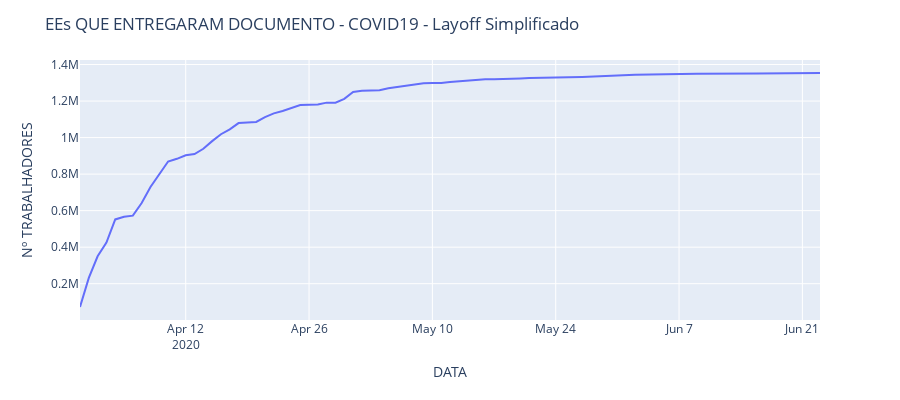

Notebook cell for this chart:
### Code cell
fig = px.line(df_layoff, x='DATA', y='Nº TRABALHADORES', height=400)
fig.update_layout(title='EEs QUE ENTREGARAM DOCUMENTO - COVID19 - Layoff Simplificado')
fig.show()

### Figure 1 — Plotly figure (JSON) as saved in the notebook; plotly's stock layout.template omitted (floating-point values rounded to 4 significant figures)
{"data": [{"hovertemplate": "DATA=%{x}<br>Nº TRABALHADORES=%{y}<extra></extra>", "legendgroup": "", "line": {"color": "#636efa", "dash": "solid"}, "mode": "lines", "name": "", "orientation": "v", "showlegend": false, "type": "scatter", "x": ["2020-03-31", "2020-04-01", "2020-04-02", "2020-04-03", "2020-04-04", "2020-04-05", "2020-04-06", "2020-04-07", "2020-04-08", "2020-04-09", "2020-04-10", "2020-04-11", "2020-04-12", "2020-04-13", "2020-04-14", "2020-04-15", "2020-04-16", "2020-04-17", "2020-04-18", "2020-04-19", "2020-04-20", "2020-04-21", "2020-04-22", "2020-04-23", "2020-04-24", "2020-04-25", "2020-04-26", "2020-04-27", "2020-04-28", "2020-04-29", "2020-04-30", "2020-05-01", "2020-05-02", "2020-05-03", "2020-05-04", "2020-05-05", "2020-05-06", "2020-05-07", "2020-05-08", "2020-05-09", "2020-05-10", "2020-05-11", "2020-05-12", "2020-05-13", "2020-05-14", "2020-05-15", "2020-05-16", "2020-05-17", "2020-05-18", "2020-05-19", "2020-05-20", "2020-05-21", "2020-05-26", "2020-05-27", "2020-06-02", "2020-06-05", "2020-06-09", "2020-06-16", "2020-06-23"], "xaxis": "x", "y": [72507, 231683, 350028, 425287, 551955, 566751, 572727, 641731, 729512, 796088, 868863, 883798, 903387, 909653, 938821, 980592, 1018244, 1045187, 1079347, 1083062, 1085824, 1112312, 1132572, 1145660, 1162159, 1178380, 1179816, 1180769, 1191323, 1191323, 1211880, 1250124, 1256266, 1257766, 1258938, 1269728, 1277526, 1283774, 1290003, 1297284, 1298468, 1299115, 1304013, 1308646, 1312047, 1315187, 1318893, 1319393, 1319584, 1321931, 1323435, 1325635, 1329401, 1332114, 1343852, 1347145, 1349103, 1351414, 1353556], "yaxis": "y"}], "layout": {"height": 400, "legend": {"tracegroupgap": 0}, "margin": {"t": 60}, "title": {"text": "EEs QUE ENTREGARAM DOCUMENTO - COVID19 - Layoff Simplificado"}, "xaxis": {"anchor": "y", "domain": [0, 1], "title": {"text": "DATA"}}, "yaxis": {"anchor": "x", "domain": [0, 1], "title": {"text": "Nº TRABALHADORES"}}}}
